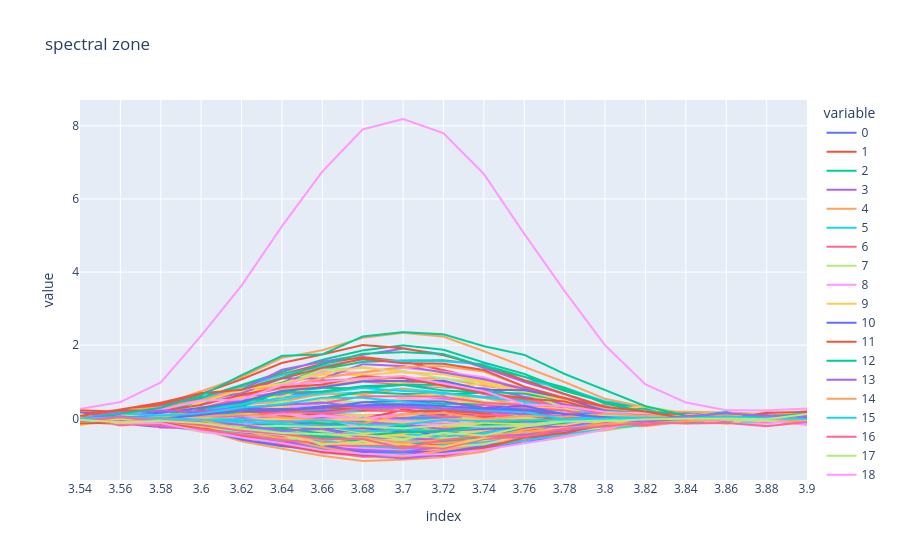

The code cell stored with this chart in its notebook:
### Code cell
# establishing spectral cuts based on expert knowledge of XRF spectra
spectral_cuts = [
('background1', 1.0, 1.33),
('Al', 1.34, 1.63),
('Si', 1.64, 1.86),
('P', 1.87, 2.10),
('background2', 2.11, 2.19),
('S', 2.20, 2.44),
('background3', 2.45, 2.55),
('Rh L + Ar', 2.56, 3.10),
('background4', 3.11, 3.21),
('K', 3.22, 3.42),
('background5', 3.43, 3.53),
('Ca ka', 3.54, 3.91),
('Ca kb', 3.92, 4.14),
('background6', 4.15, 4.37),
('Ti ka', 4.38, 4.66),
('background7', 4.67, 4.75),
('Ti kb', 4.76, 5.12),
('Cr', 5.13, 5.77),
('Mn', 5.78, 6.02),
('background8', 6.03, 6.13),
('Fe ka', 6.14, 6.68),
('background9', 6.69, 6.80),
('Fe kb', 6.81, 7.30),
('background10', 7.31, 7.91),
('Cu', 7.92, 8.20),
('background11', 8.21, 10.69),
('Fe ka + Ti ka', 10.7, 11.14),
('background12', 11.15, 12.55),
('sum Fe' , 12.56, 13.1),
('background13', 13.11, 15.0)
]

import explaining as exp

spectral_zones = exp.extract_spectral_zones(Xcalreg_prep, spectral_cuts) # extracting the spectral zones
spectral_zones['Ca ka'].T.plot(title='spectral zone') # plotting the Al ka spectral zone
